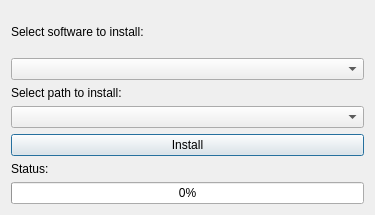
<?xml version="1.0" encoding="UTF-8"?>
<ui version="4.0">
 <class>Dialog</class>
 <widget class="QDialog" name="Dialog">
  <property name="geometry">
   <rect>
    <x>0</x>
    <y>0</y>
    <width>375</width>
    <height>215</height>
   </rect>
  </property>
  <property name="windowTitle">
   <string>Install Software</string>
  </property>
  <layout class="QVBoxLayout" name="verticalLayout_6">
   <item>
    <layout class="QVBoxLayout" name="verticalLayout">
     <item>
      <layout class="QVBoxLayout" name="verticalLayout_2">
       <item>
        <widget class="QLabel" name="label_select">
         <property name="text">
          <string>Select software to install: </string>
         </property>
        </widget>
       </item>
       <item>
        <widget class="QComboBox" name="comboBox"/>
       </item>
       <item>
        <layout class="QVBoxLayout" name="verticalLayout_3">
         <item>
          <widget class="QLabel" name="label_path">
           <property name="text">
            <string>Select path to install:</string>
           </property>
          </widget>
         </item>
         <item>
          <widget class="QComboBox" name="comboBox_2"/>
         </item>
        </layout>
       </item>
       <item>
        <layout class="QVBoxLayout" name="verticalLayout_4">
         <item>
          <widget class="QPushButton" name="button_install">
           <property name="text">
            <string>Install</string>
           </property>
          </widget>
         </item>
         <item>
          <layout class="QVBoxLayout" name="verticalLayout_5">
           <item>
            <widget class="QLabel" name="label_status">
             <property name="text">
              <string>Status:</string>
             </property>
            </widget>
           </item>
           <item>
            <widget class="QProgressBar" name="progress">
             <property name="value">
              <number>0</number>
             </property>
            </widget>
           </item>
          </layout>
         </item>
        </layout>
       </item>
      </layout>
     </item>
    </layout>
   </item>
  </layout>
 </widget>
 <resources/>
 <connections/>
</ui>
